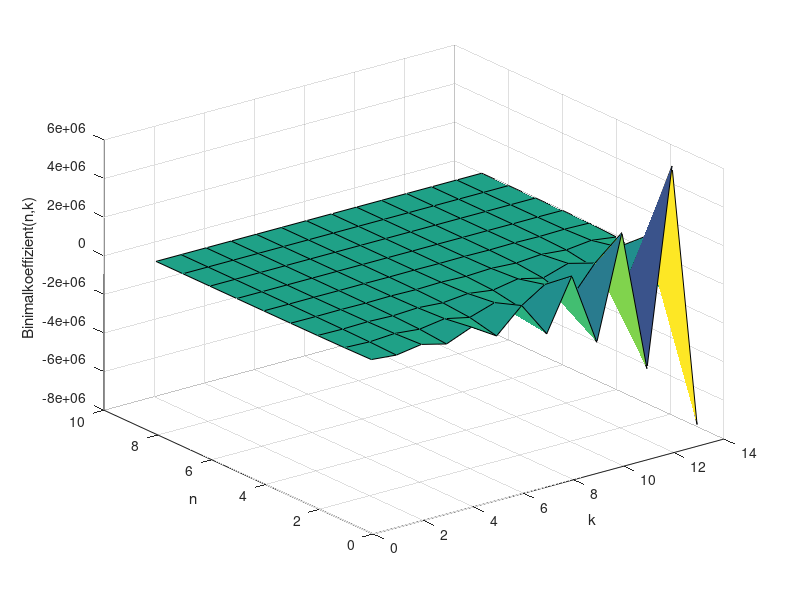

This chart was generated by the following MATLAB code:
BinKoeff = zeros(9, 13);
for n = -9:-1
  for k = 10:23
    BinKoeff(n+10,k-9)=bincoeff(n,k);
  endfor
endfor
surf(BinKoeff)
xlabel('k')
ylabel('n')
zlabel('Binimalkoeffizient(n,k)')